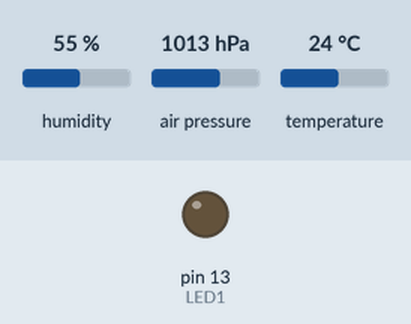
Simulated run of this sketch. Board: Arduino Uno, built with avr-gcc and run on an emulated ATmega328P. Shown: output pins drawn as LEDs (lit = HIGH). Wiring (inferred from the names in the program): BME280 sensor at I2C address 0x77. Inputs (shaded band) come from the test bench; at power-on: humidity 55 %, air pressure 1013 hPa, temperature 24 °C. What the sketch prints to the serial monitor is not drawn.

Above: at 0.1 s.
At 9.6 s:
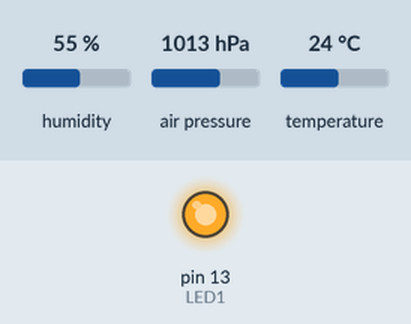
Timing chart, 0 to 11.1 s (numbered marks = the images above):
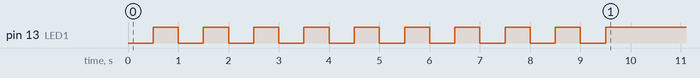

The sketch:

11_BME280_Sensor_Test.ino
```cpp
// (licence header left out)
/*******************************************************************************************************
  Program Operation - This is a simple test for a Bosch BME280 sensor. Readings are sent to the serial
  monitor. The Seeed library assumes the BME280 is at address 0x76. It can be changed to 0x77 by an edit
  in the Seeed_BME280.h librsry file.

  Serial monitor baud rate is set at 9600.
*******************************************************************************************************/

#include <Seeed_BME280.h>                   //get library here; https://github.com/Seeed-Studio/Grove_BME280
BME280 bme280;                              //create an instance of the BME280 senosor

#define BME280_REGISTER_CONTROL 0xF4        //BME280 register number for power control

#include <Wire.h>

#define LED1 13                             //on board LED, low for on

float temperature;                          //the BME280 temperature value
float pressure;                             //the BME280 pressure value
uint16_t humidity;                          //the BME280 humididty value


void loop()
{
  Serial.print(F("Reading > "));

  readSensors();                            //read the sensor values
  printSensorValues();                      //print the sensor values
  Serial.println();

  sleepBME280();
  delay(500);
  normalBME280();                           //BME280 sensor to normal mode
}


void readSensors()
{
  //read the sensor values into the global variables
  temperature = bme280.getTemperature();
  pressure = bme280.getPressure();
  humidity = bme280.getHumidity();

}


void printSensorValues()
{
  Serial.print(F("Temperature,"));
  Serial.print(temperature, 1);
  Serial.print(F("c,Pressure,"));
  Serial.print(pressure, 0);
  Serial.print(F("Pa,Humidity,"));
  Serial.print(humidity);
  Serial.print(F("%"));
  Serial.print(F("  "));
  Serial.flush();
}


void sleepBME280()
{
  //write this register value to BME280 to put it to sleep
  writeBME280reg(BME280_REGISTER_CONTROL, B01111100);
}


void normalBME280()
{
  //write this register value to BME280 to put it to read mode
  writeBME280reg(BME280_REGISTER_CONTROL, B01111111);
}


void writeBME280reg(uint8_t reg, uint8_t regvalue)
{
  //write a register value to the BME280
  Wire.beginTransmission((uint8_t) BME280_ADDRESS);
  Wire.write((uint8_t)reg);
  Wire.write((uint8_t)regvalue);
  Wire.endTransmission();
}


void led_Flash(uint16_t flashes, uint16_t delaymS)
{
  uint16_t index;
  for (index = 1; index <= flashes; index++)
  {
    digitalWrite(LED1, LOW);
    delay(delaymS);
    digitalWrite(LED1, HIGH);
    delay(delaymS);
  }
}


void setup()
{
  pinMode(LED1, OUTPUT);                      //for PCB LED
  led_Flash(10, 500);

  Serial.begin(115200);
  Serial.println();
  Serial.println(F("11_BME280_Sensor_Test"));

  bme280.init();
  readSensors();                              //do an initial sensor read

}
```
